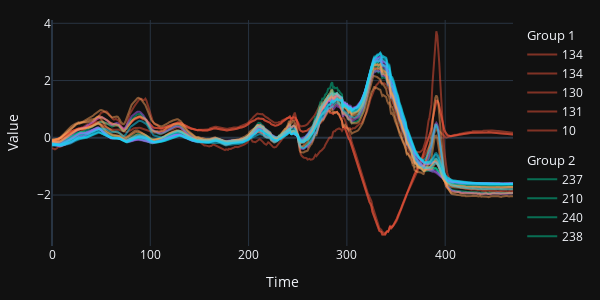

Notebook code cell kept with this figure:
### Code cell
print(data.summary)
fig = data.plot_fig()
fig.show()

### Figure 1 — Plotly figure (JSON) as saved in the notebook; plotly's stock layout.template omitted (floating-point values rounded to 4 significant figures; data arrays with more than 128 entries replaced by an {"elided": "..."} marker saying what was removed)
{"data": [{"legendgroup": "1", "legendgrouptitle": {"text": "Group 1"}, "marker": {"color": "#EF553B"}, "name": "134", "opacity": 0.5, "type": "scatter", "x": {"elided": "470 int values"}, "y": {"elided": "470 float values"}}, {"legendgroup": "1", "legendgrouptitle": {"text": "Group 1"}, "marker": {"color": "#EF553B"}, "name": "134", "opacity": 0.5, "type": "scatter", "x": {"elided": "470 int values"}, "y": {"elided": "470 float values"}}, {"legendgroup": "1", "legendgrouptitle": {"text": "Group 1"}, "marker": {"color": "#EF553B"}, "name": "130", "opacity": 0.5, "type": "scatter", "x": {"elided": "470 int values"}, "y": {"elided": "470 float values"}}, {"legendgroup": "1", "legendgrouptitle": {"text": "Group 1"}, "marker": {"color": "#EF553B"}, "name": "131", "opacity": 0.5, "type": "scatter", "x": {"elided": "470 int values"}, "y": {"elided": "470 float values"}}, {"legendgroup": "1", "legendgrouptitle": {"text": "Group 1"}, "marker": {"color": "#EF553B"}, "name": "10", "opacity": 0.5, "type": "scatter", "x": {"elided": "470 int values"}, "y": {"elided": "470 float values"}}, {"legendgroup": "2", "legendgrouptitle": {"text": "Group 2"}, "marker": {"color": "#00CC96"}, "name": "237", "opacity": 0.5, "type": "scatter", "x": {"elided": "470 int values"}, "y": {"elided": "470 float values"}}, {"legendgroup": "2", "legendgrouptitle": {"text": "Group 2"}, "marker": {"color": "#00CC96"}, "name": "210", "opacity": 0.5, "type": "scatter", "x": {"elided": "470 int values"}, "y": {"elided": "470 float values"}}, {"legendgroup": "2", "legendgrouptitle": {"text": "Group 2"}, "marker": {"color": "#00CC96"}, "name": "240", "opacity": 0.5, "type": "scatter", "x": {"elided": "470 int values"}, "y": {"elided": "470 float values"}}, {"legendgroup": "2", "legendgrouptitle": {"text": "Group 2"}, "marker": {"color": "#00CC96"}, "name": "238", "opacity": 0.5, "type": "scatter", "x": {"elided": "470 int values"}, "y": {"elided": "470 float values"}}, {"legendgroup": "2", "legendgrouptitle": {"text": "Group 2"}, "marker": {"color": "#00CC96"}, "name": "210", "opacity": 0.5, "type": "scatter", "x": {"elided": "470 int values"}, "y": {"elided": "470 float values"}}, {"legendgroup": "3", "legendgrouptitle": {"text": "Group 3"}, "marker": {"color": "#AB63FA"}, "name": "344", "opacity": 0.5, "type": "scatter", "x": {"elided": "470 int values"}, "y": {"elided": "470 float values"}}, {"legendgroup": "3", "legendgrouptitle": {"text": "Group 3"}, "marker": {"color": "#AB63FA"}, "name": "313", "opacity": 0.5, "type": "scatter", "x": {"elided": "470 int values"}, "y": {"elided": "470 float values"}}, {"legendgroup": "3", "legendgrouptitle": {"text": "Group 3"}, "marker": {"color": "#AB63FA"}, "name": "347", "opacity": 0.5, "type": "scatter", "x": {"elided": "470 int values"}, "y": {"elided": "470 float values"}}, {"legendgroup": "3", "legendgrouptitle": {"text": "Group 3"}, "marker": {"color": "#AB63FA"}, "name": "343", "opacity": 0.5, "type": "scatter", "x": {"elided": "470 int values"}, "y": {"elided": "470 float values"}}, {"legendgroup": "3", "legendgrouptitle": {"text": "Group 3"}, "marker": {"color": "#AB63FA"}, "name": "347", "opacity": 0.5, "type": "scatter", "x": {"elided": "470 int values"}, "y": {"elided": "470 float values"}}, {"legendgroup": "4", "legendgrouptitle": {"text": "Group 4"}, "marker": {"color": "#FFA15A"}, "name": "420", "opacity": 0.5, "type": "scatter", "x": {"elided": "470 int values"}, "y": {"elided": "470 float values"}}, {"legendgroup": "4", "legendgrouptitle": {"text": "Group 4"}, "marker": {"color": "#FFA15A"}, "name": "449", "opacity": 0.5, "type": "scatter", "x": {"elided": "470 int values"}, "y": {"elided": "470 float values"}}, {"legendgroup": "4", "legendgrouptitle": {"text": "Group 4"}, "marker": {"color": "#FFA15A"}, "name": "423", "opacity": 0.5, "type": "scatter", "x": {"elided": "470 int values"}, "y": {"elided": "470 float values"}}, {"legendgroup": "4", "legendgrouptitle": {"text": "Group 4"}, "marker": {"color": "#FFA15A"}, "name": "448", "opacity": 0.5, "type": "scatter", "x": {"elided": "470 int values"}, "y": {"elided": "470 float values"}}, {"legendgroup": "4", "legendgrouptitle": {"text": "Group 4"}, "marker": {"color": "#FFA15A"}, "name": "453", "opacity": 0.5, "type": "scatter", "x": {"elided": "470 int values"}, "y": {"elided": "470 float values"}}, {"legendgroup": "5", "legendgrouptitle": {"text": "Group 5"}, "marker": {"color": "#19D3F3"}, "name": "525", "opacity": 0.5, "type": "scatter", "x": {"elided": "470 int values"}, "y": {"elided": "470 float values"}}, {"legendgroup": "5", "legendgrouptitle": {"text": "Group 5"}, "marker": {"color": "#19D3F3"}, "name": "558", "opacity": 0.5, "type": "scatter", "x": {"elided": "470 int values"}, "y": {"elided": "470 float values"}}, {"legendgroup": "5", "legendgrouptitle": {"text": "Group 5"}, "marker": {"color": "#19D3F3"}, "name": "555", "opacity": 0.5, "type": "scatter", "x": {"elided": "470 int values"}, "y": {"elided": "470 float values"}}, {"legendgroup": "5", "legendgrouptitle": {"text": "Group 5"}, "marker": {"color": "#19D3F3"}, "name": "554", "opacity": 0.5, "type": "scatter", "x": {"elided": "470 int values"}, "y": {"elided": "470 float values"}}, {"legendgroup": "5", "legendgrouptitle": {"text": "Group 5"}, "marker": {"color": "#19D3F3"}, "name": "529", "opacity": 0.5, "type": "scatter", "x": {"elided": "470 int values"}, "y": {"elided": "470 float values"}}], "layout": {"height": 300, "margin": {"b": 20, "l": 20, "r": 20, "t": 20}, "width": 600, "xaxis": {"title": {"text": "Time"}}, "yaxis": {"title": {"text": "Value"}}}}
